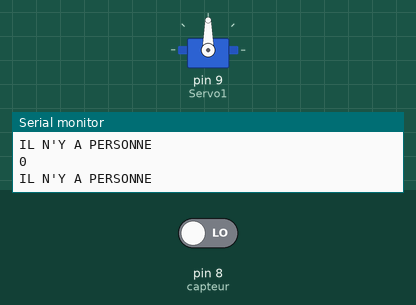
Bench run of a sketch on a simulated Arduino Uno, built with avr-gcc and run on an emulated ATmega328P. Parts: servo, the last lines printed to the serial monitor. Inputs (shaded band) come from the test bench; at power-on: pin 8 (capteur) LOW.

Above: at 3.2 s.
3.3 s: pin 8 (capteur) driven HIGH
At 4.2 s:
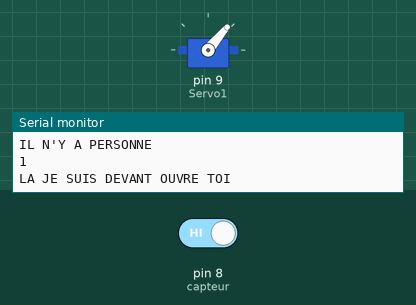
Timing chart, 0 to 6.3 s (numbered marks = the images above; inputs shaded):
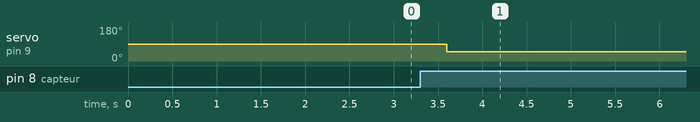

Measured:
- after the input at 3.3 s, servo on pin 9 (Servo1): 90° → 50° after 0.30 s

The sketch:

porte_couloir_BIS.ino
```cpp
#include <Servo.h>
Servo Servo1;
const int capteur=8;
int etatCapteur=0;

void setup() {
  Servo1.attach(9);
  pinMode(capteur, INPUT);
  Serial.begin(9600);
  Serial.println("initialisation :");
}


void loop() {
  etatCapteur = digitalRead(capteur);
  Serial.println(etatCapteur);

  if (etatCapteur == HIGH) {
      Serial.println("LA JE SUIS DEVANT OUVRE TOI");
      Servo1.write(50);
      delay(5000);
      Serial.println("IL N'Y A PLUS PERSONNE");
      Servo1.write(180);


      }
  else {
      Serial.println("IL N'Y A PERSONNE");
      delay(1200);

      }
}
```
